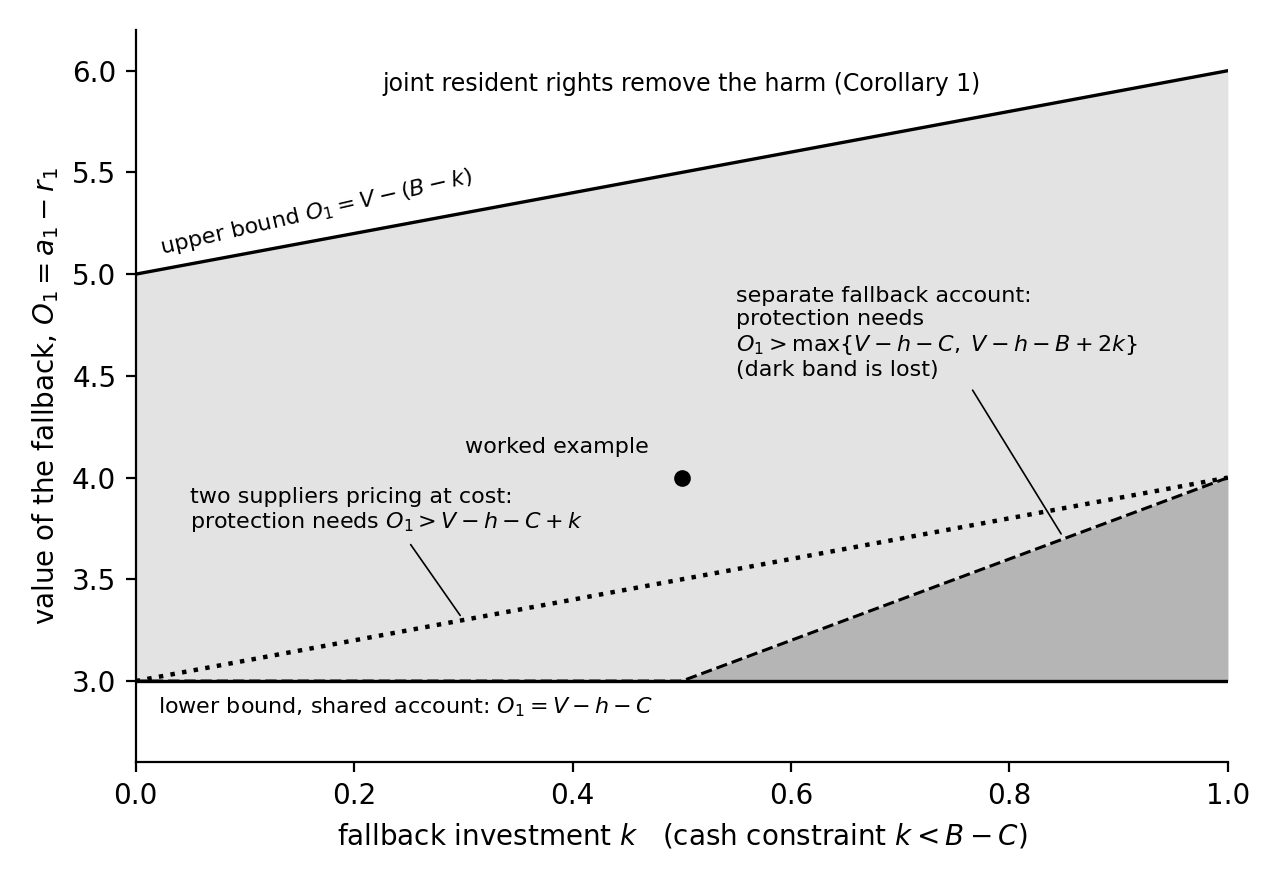

The script that saved this image:
"""Figure R1: where joint resident rights remove the harm, in (k, O1) space, at the worked values.
Bounds are those printed in Sections 5.3, 5.4 and 5.7 of candidate C; nothing new is derived here.
V=10, c=6, b=2, h=3, B=5 -> C=4, H=V-h-C=3. Region of Corollary 1: 0<k<B-C, H<O1<V-(B-k).
"""
from fractions import Fraction as F
import numpy as np, matplotlib
matplotlib.use("Agg")
import matplotlib.pyplot as plt
V,c,b,h,B=10,6,2,3,5; C=c-b; H=V-h-C
k=np.linspace(0,B-C,400)
upper=V-(B-k); shared=np.full_like(k,H); earmark=np.maximum(H,V-h-B+2*k); comp=H+k
fig,ax=plt.subplots(figsize=(6.4,4.4),dpi=200)
ax.fill_between(k,shared,upper,color="#e3e3e3",linewidth=0)
ax.fill_between(k,shared,earmark,color="#b5b5b5",linewidth=0)
ax.plot(k,upper,"k-",lw=1.2); ax.plot(k,shared,"k-",lw=1.2)
ax.plot(k,earmark,"k--",lw=1.1); ax.plot(k,comp,"k:",lw=1.6)
ax.plot([0.5],[4],"ko",ms=5); ax.annotate("worked example",(0.5,4),xytext=(0.47,4.12),fontsize=8,ha="right")
ax.text(0.02,5.1,r"upper bound $O_1=V-(B-k)$",fontsize=8,rotation=13)
ax.text(0.02,2.84,r"lower bound, shared account: $O_1=V-h-C$",fontsize=8)
ax.annotate("two suppliers pricing at cost:\nprotection needs $O_1>V-h-C+k$",(0.3,3.3),xytext=(0.05,3.75),fontsize=8,arrowprops=dict(arrowstyle="-",lw=.6))
ax.annotate("separate fallback account:\nprotection needs\n$O_1>\\max\\{V-h-C,\\;V-h-B+2k\\}$\n(dark band is lost)",(0.85,3.7),xytext=(0.55,4.5),fontsize=8,arrowprops=dict(arrowstyle="-",lw=.6))
ax.text(0.5,5.9,"joint resident rights remove the harm (Corollary 1)",fontsize=8.5,ha="center")
ax.set_xlim(0,B-C); ax.set_ylim(2.6,6.2)
ax.set_xlabel(r"fallback investment $k$   (cash constraint $k<B-C$)"); ax.set_ylabel(r"value of the fallback, $O_1=a_1-r_1$")
for sp in ("top","right"): ax.spines[sp].set_visible(False)
fig.tight_layout(); fig.savefig("fig_region.png"); fig.savefig("fig_region.pdf"); fig.savefig("fig_region.eps")
# exact checks of the statements made in the caption
assert H==3 and F(1,2)*2+V-h-B==H           # earmark and shared bounds coincide at k=1/2
assert H+F(1,2)<4<V-(B-F(1,2))              # worked point protected under competition too
# exact areas of the protected set in (k,O1) at the worked V,h,B,C (piecewise-linear bounds, integrated by hand)
A_shared=F(5,2); A_earmark=A_shared-F(1,4); A_comp=A_shared-F(1,2)
print({"area_shared":str(A_shared),"area_earmark":str(A_earmark),"area_competition":str(A_comp)})
